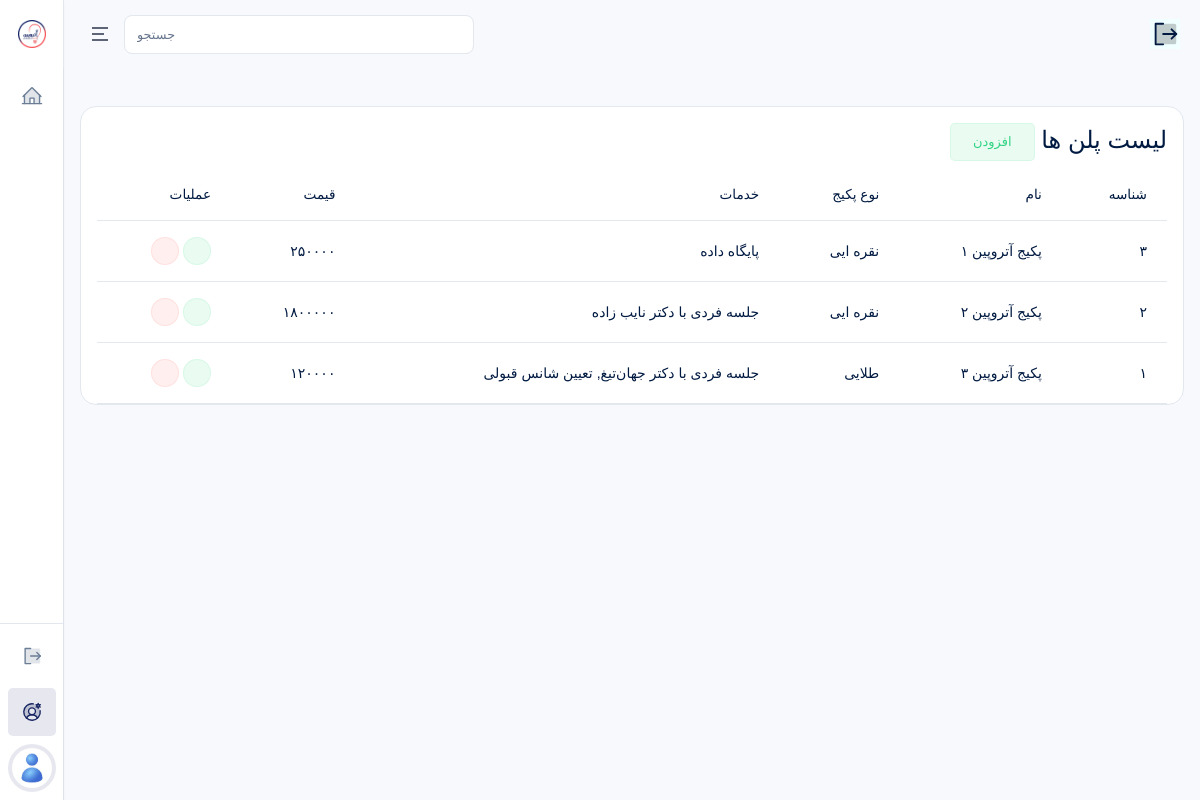
Screenshot of /accounts/admins/packages/ (signed in) with the database file from the repository.
### payments/models.py (models this page shows, shortened)
class Package(models.Model):
    SERVICE_CHOICES = (
        ("1", "جلسه فردی با دکتر نایب زاده"),
        ("2", "جلسه فردی با دکتر جهان‌تیغ"),
        ("3", "تحلیل شخصیت"),
        ("4", "تعیین شانس قبولی"),
        ("5", "پایگاه داده"),
    )
    TYPE_CHOICES = (
        ("1", "برنزی"),
        ("2", "نقره ایی"),
        ("3", "طلایی"),
    )
    name = models.CharField(
        max_length=200,
        verbose_name="نام"
    )
    service = MultiSelectField(
        max_length=100,
        choices=SERVICE_CHOICES,
        verbose_name="خدمات"
    )
    type = models.CharField(
        max_length=1,
        choices=TYPE_CHOICES,
        verbose_name="نوع پکیج"
    )
    content = CKEditor5Field(
        "معرفی و توضیحات",
        config_name="default",
        null=True,
        blank=True
    )
    price_before_discount = models.DecimalField(
        max_digits=12,
        decimal_places=0,
        verbose_name="قیمت قبل از تخفیف (اختیاری)",
        null=True,
        blank=True
    )
    total_price = models.DecimalField(
        max_digits=12,
        decimal_places=0,
        verbose_name="قیمت به تومان"
    )
    is_public = models.BooleanField(
        default=True,
        verbose_name="نمایش عمومی"
    )
    class Meta:
        verbose_name = "پلن"
        verbose_name_plural = "پلن ها"
        ordering = ["-id"]

### accounts/views.py (the view)
# urls.py: path("admins/packages/", PackageListView.as_view(), name="package_list"),
class PackageListView(RoleRequiredMixin, SuperAdminSidebarContextMixin, ListView):
    allowed_roles = ["super_admin"]
    model = Package
    template_name = "accounts/admins/package_list.html"
    context_object_name = "packages"

### accounts/mixins.py (called while the page is built)
    def get_context_data(self, **kwargs):
        context = super().get_context_data(**kwargs)
        context.update({
            "PlansIntroductionCreated": PlansIntroduction.objects.first(),
            "CounselingIntroductionCreated": CounselingIntroduction.objects.first(),
            "EstimationIntroductionCreated": EstimationIntroduction.objects.first(),
            "ChoiceIntroductionCreated": ChoiceIntroduction.objects.first(),
            "LiveIntroductionCreated": LiveIntroduction.objects.first(),
            "AboutUsIntroductionCreated": AboutUsIntroduction.objects.first(),
            "DataIntroductionCreated": DataIntroduction.objects.first(),
        })
        return context

    def test_func(self):
        return (
            self.request.user.is_authenticated and
            self.request.user.role in self.allowed_roles and
            not self.request.user.is_suspended
        )

### pages/views.py (called while the page is built, shortened)
def global_context(request):
    has_database_service = False
    wallet = False
    nayeb_link = Consultant.objects.filter(
        user__last_name="نایب زاده"
    ).first()
    try:
        nayeb_consultant_open = User.objects.filter(id=73).first().user_consultant.show_schedules
        jahan_consultant_open = User.objects.filter(id=74).first().user_consultant.show_schedules
    except:
        nayeb_consultant_open = False
        jahan_consultant_open = False
    return {
        "has_database_service": has_database_service,
        "nayeb_link": nayeb_link,
        "wallet": wallet,
        "nayeb_consultant_open": nayeb_consultant_open,
        "jahan_consultant_open": jahan_consultant_open,
    }

### templates/accounts/admins/package_list.html (shortened to what this page needs)
{% extends 'bases/dashboard.html' %}
{% load static %}
{% block content %}
<div class="table-responsive" dir="rtl">
    <div class="card-header justify-content-between">
        <div class="card-title">
            <h4>
                لیست پلن ها
                <a href="{% url 'package_add' %}">
                    <span class="btn btn-success-transparent">افزودن</span>
                </a>
            </h4>
        </div>
    </div>
    <table class="table text-nowrap table-hover">
        <thead>
            <tr>
                <th scope="col">شناسه</th>
                <th scope="col">نام</th>
                <th scope="col">نوع پکیج</th>
                <th scope="col">خدمات</th>
                <th scope="col">قیمت</th>
                <th scope="col">عملیات</th>
            </tr>
        </thead>
        <tbody>
            {% for package in packages %}
            <tr>
                <td>
                    {{ package.id }}
                </td>
                <td>
                    {{ package.name }}
                </td>
                <td>
                    {{ package.get_type_display }}
                </td>
                <td>
                    {{ package.get_service_display }}
                </td>
                <td>{{ package.total_price }}</td>
                <td>
                    <a href="{% url 'package_edit' package.id %}" class="btn btn-icon btn-sm btn-success-transparent rounded-pill">
                        <i class="ri-edit-2-line"></i>
                    </a>
                    <a href="{% url 'package_delete' package.id %}" class="btn btn-icon btn-sm btn-danger-transparent rounded-pill">
                        <i class="ri-delete-bin-line"></i>
                    </a>
                </td>
            </tr>
            {% empty %}
            <tr>
                <td colspan="6" style="text-align: center;">
                    موردی یافت نشد.
                </td>
            </tr>
            {% endfor %}
        </tbody>
    </table>
</div>
{% endblock %}

### rows the page displays
Package: id "۳", name "پکیج آتروپین ۱", type "نقره ایی", service "پایگاه داده", total_price "۲۵۰۰۰۰"
Package: id "۲", name "پکیج آتروپین ۲", type "نقره ایی", service "جلسه فردی با دکتر نایب زاده", total_price "۱۸۰۰۰۰۰"
Package: id "۱", name "پکیج آتروپین ۳", type "طلایی", service "جلسه فردی با دکتر جهان‌تیغ, تعیین شانس قبولی", total_price "۱۲۰۰۰۰"
